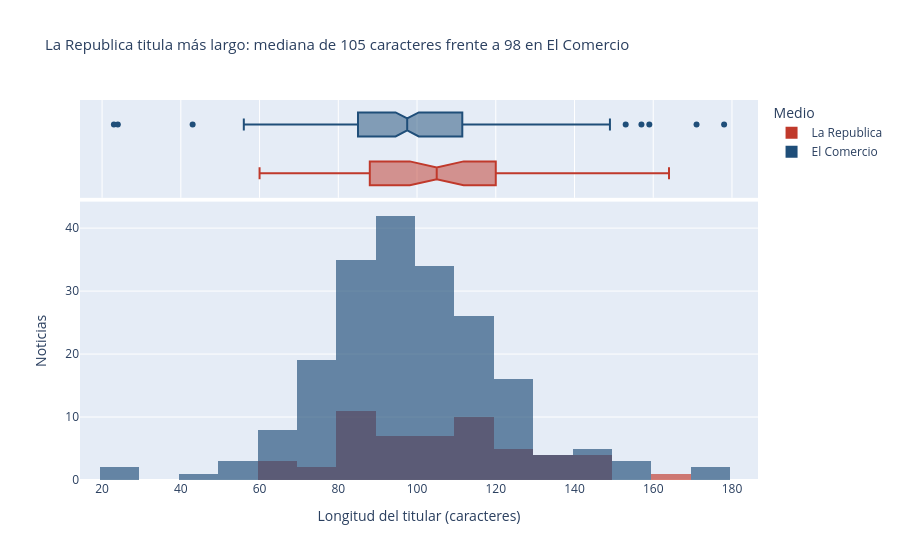

Notebook code cell kept with this figure:
### Code cell
# Gráfico 3 – histograma de longitud de titulares
med = df.groupby("medio")["long_titular"].median()
largo, corto = med.idxmax(), med.idxmin()
titulo3 = (f"{largo} titula más largo: mediana de {med.max():.0f} caracteres "
           f"frente a {med.min():.0f} en {corto}")
fig3 = px.histogram(df, x="long_titular", color="medio", nbins=30, barmode="overlay",
                    opacity=0.65, marginal="box", color_discrete_map=COLORES,
                    labels={"long_titular": "Longitud del titular (caracteres)", "medio": "Medio"},
                    title=titulo3)
fig3.update_layout(title_font_size=15, yaxis_title="Noticias")
fig3.show()

### Figure 1 — Plotly figure (JSON) as saved in the notebook; plotly's stock layout.template omitted (floating-point values rounded to 4 significant figures; data arrays with more than 128 entries replaced by an {"elided": "..."} marker saying what was removed)
{"data": [{"bingroup": "x", "hovertemplate": "Medio=La Republica<br>Longitud del titular (caracteres)=%{x}<br>count=%{y}<extra></extra>", "legendgroup": "La Republica", "marker": {"color": "#C0392B", "opacity": 0.65, "pattern": {"shape": ""}}, "name": "La Republica", "nbinsx": 30, "orientation": "v", "showlegend": true, "type": "histogram", "x": [66, 91, 99, 97, 116, 84, 112, 86, 108, 147, 100, 83, 60, 164, 91, 130, 136, 130, 109, 89, 98, 120, 85, 143, 105, 89, 119, 149, 95, 142, 61, 82, 71, 73, 84, 114, 132, 121, 122, 124, 82, 113, 116, 112, 110, 98, 103, 88, 105, 81, 110, 125, 104, 116], "xaxis": "x", "yaxis": "y"}, {"hovertemplate": "Medio=La Republica<br>Longitud del titular (caracteres)=%{x}<extra></extra>", "legendgroup": "La Republica", "marker": {"color": "#C0392B"}, "name": "La Republica", "notched": true, "showlegend": false, "type": "box", "x": [66, 91, 99, 97, 116, 84, 112, 86, 108, 147, 100, 83, 60, 164, 91, 130, 136, 130, 109, 89, 98, 120, 85, 143, 105, 89, 119, 149, 95, 142, 61, 82, 71, 73, 84, 114, 132, 121, 122, 124, 82, 113, 116, 112, 110, 98, 103, 88, 105, 81, 110, 125, 104, 116], "xaxis": "x2", "yaxis": "y2"}, {"bingroup": "x", "hovertemplate": "Medio=El Comercio<br>Longitud del titular (caracteres)=%{x}<br>count=%{y}<extra></extra>", "legendgroup": "El Comercio", "marker": {"color": "#1F4E79", "opacity": 0.65, "pattern": {"shape": ""}}, "name": "El Comercio", "nbinsx": 30, "orientation": "v", "showlegend": true, "type": "histogram", "x": {"elided": "200 int values"}, "xaxis": "x", "yaxis": "y"}, {"hovertemplate": "Medio=El Comercio<br>Longitud del titular (caracteres)=%{x}<extra></extra>", "legendgroup": "El Comercio", "marker": {"color": "#1F4E79"}, "name": "El Comercio", "notched": true, "showlegend": false, "type": "box", "x": {"elided": "200 int values"}, "xaxis": "x2", "yaxis": "y2"}], "layout": {"barmode": "overlay", "legend": {"title": {"text": "Medio"}, "tracegroupgap": 0}, "title": {"font": {"size": 15}, "text": "La Republica titula más largo: mediana de 105 caracteres frente a 98 en El Comercio"}, "xaxis": {"anchor": "y", "domain": [0, 1], "title": {"text": "Longitud del titular (caracteres)"}}, "xaxis2": {"anchor": "y2", "domain": [0, 1], "matches": "x", "showgrid": true, "showticklabels": false}, "yaxis": {"anchor": "x", "domain": [0, 0.7326], "title": {"text": "Noticias"}}, "yaxis2": {"anchor": "x2", "domain": [0.7426, 1], "matches": "y2", "showgrid": false, "showline": false, "showticklabels": false, "ticks": ""}}}
